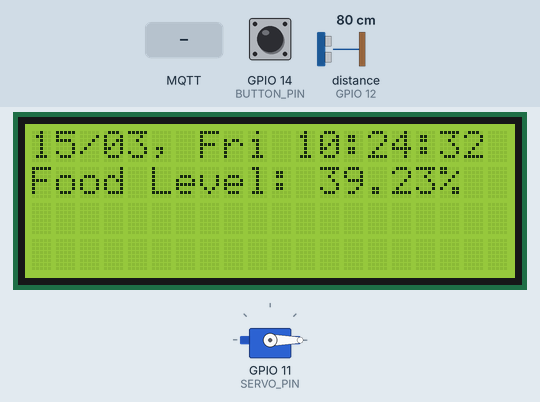
Recording of a sketch running on a simulated ESP32. Shown: 20×4 character LCD, servo. Wiring (inferred from the names in the program): ultrasonic range finder: trigger GPIO 13; echo GPIO 12. Inputs (shaded band) come from the test bench; at power-on: GPIO 14 (BUTTON_PIN) HIGH, distance to the obstacle (sensor on GPIO 12) 80 cm. The echo pulse lasts 58.3 µs per cm; WiFi joins after 1.5 s; servers stay silent unless stated; the local clock reads 2024-03-15 10:24:30 at power-on unless the sketch sets it; random numbers use the default seed unless the sketch sets one; no MQTT or app messages arrive unless stated; what the sketch prints to the serial monitor is not drawn.

Above: at 2.8 s.
2.9 s: GPIO 14 (BUTTON_PIN) pulled LOW for 0.15 s
At 5.6 s:
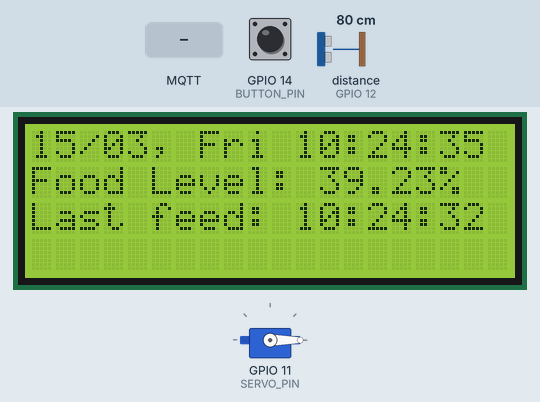
6.0 s: MQTT message "DropFood" arrives on the first subscribed topic
At 6.7 s:
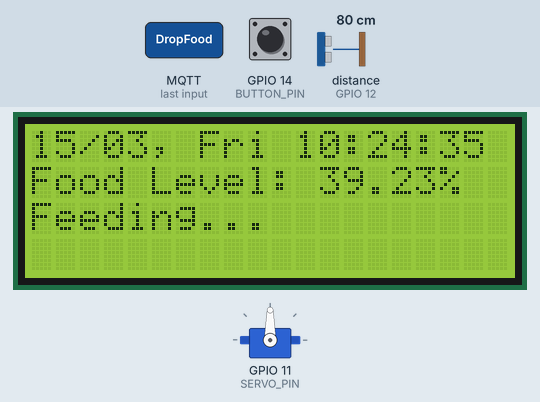
8.6 s: GPIO 14 (BUTTON_PIN) pulled LOW for 1 s
At 10.0 s:
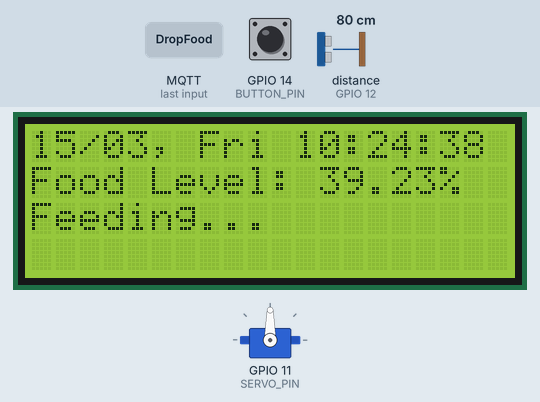
10.2 s: distance to the obstacle (sensor on GPIO 12) set to 2 cm
At 11.8 s:
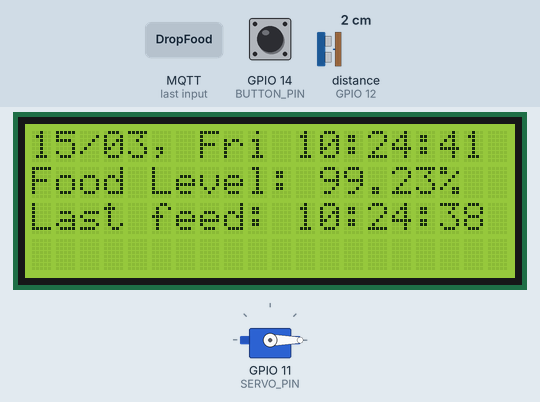
12.5 s: GPIO 14 (BUTTON_PIN) pulled LOW for 0.15 s
At 12.87 s:
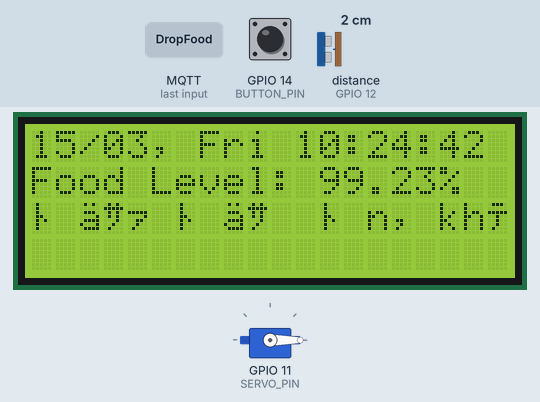
13.2 s: MQTT message "DropFood" arrives on the second subscribed topic
At 13.6 s:
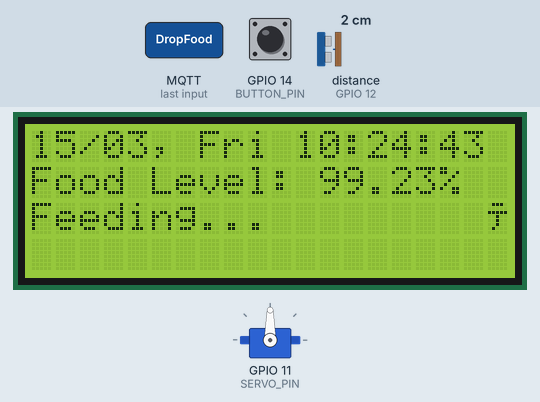
Timing chart, 0 to 16.2 s (numbered marks = the images above; inputs shaded):
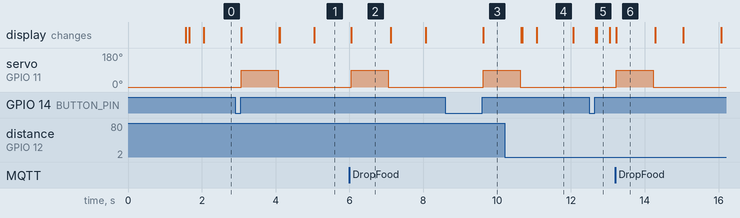

Measured:
- after the input at 2.9 s, servo on GPIO 11 (SERVO_PIN): 0° → 90° after 0.17 s, → 0° 1.0 s later
- after the input at 6.0 s, servo on GPIO 11 (SERVO_PIN): 0° → 90° after 0.05 s, → 0° 1.0 s later
- after the input at 8.6 s, servo on GPIO 11 (SERVO_PIN): 0° → 90° after 1.0 s
- after the input at 13.2 s, servo on GPIO 11 (SERVO_PIN): 0° → 90° at once, → 0° 1.0 s later
- what the display in image 2 shows lasts 1.0 s, from 6.1 s to 7.1 s

The sketch:

wokwi.ino
```cpp
#include <WiFi.h>
#include <PubSubClient.h>
#include <ArduinoJson.h>

const char* ssid = "Wokwi-GUEST";
const char* password = "";

//***Set server***
const char* mqttServer = "broker.hivemq.com";
int port = 1883;

WiFiClient wifiClient;
PubSubClient mqttClient(wifiClient);

#include <Wire.h>
#include <LiquidCrystal_I2C.h>
#include <RTClib.h>
#include <ESP32Servo.h>

// Define các PIN
#define TRIG_PIN 13
#define ECHO_PIN 12
#define BUTTON_PIN 14
#define SERVO_PIN 11
#define MAX_LOG_COUNT 100  // lưu tối đa 100 lần cho ăn gần nhất

struct FoodLog {
  String datetime;
  float level;
};

FoodLog foodLogs[MAX_LOG_COUNT];
int logCount = 0;
// Các biến cần thiết cho chức năng đo lượng thức ăn bằng cảm biến khoảng cách
unsigned long lastMeasureTime = 0;
int max_distance = 130;
int distance = 0;

// Mạch thời gian thực
RTC_DS1307 rtc;
char daysOfTheWeek[7][12] = {"Sun", "Mon", "Tue", "Wed", "Thu", "Fri", "Sat"};

// Màn hình LCD
LiquidCrystal_I2C lcd(0x27, 20, 4);

// Servo
Servo feederServo;

// Biến dùng để ghi nhận có đang có ăn không
bool feeding = false;
bool alreadyFed = false;

int readDistance() {
  digitalWrite(TRIG_PIN, LOW);
  delayMicroseconds(2);
  digitalWrite(TRIG_PIN, HIGH);
  delayMicroseconds(10);
  digitalWrite(TRIG_PIN, LOW);

  long duration = pulseIn(ECHO_PIN, HIGH);
  int distance = duration * 0.034 / 2;
  return distance;
}

float readFoodLevelPercent() {
  int d = readDistance();
  d = min(d, max_distance);
  float level = (1.0 - (float(d) / max_distance)) * 100;
  return level;
}

void feedCat(int hour, int minute, int second, int duration = 1) {
  lcd.setCursor(0, 2);
  lcd.print("Feeding...         ");
  feederServo.write(90);
  delay(duration * 1000);
  feederServo.write(0);
  lcd.setCursor(0, 2);
  lcd.printf("Last feed: %02d:%02d:%02d", hour, minute, second);
  char buffer[10];
  sprintf(buffer, "%02d:%02d:%02d", hour, minute, second);
  mqttClient.publish("/23127138/LastFeed", buffer);
}

// Define giờ cho ăn (Dành cho chức năng cho ăn tự động)
struct FeedTime {
  int hour;
  int minute;
  int duration;
};

#define MAX_FEED_COUNT 10
FeedTime FeedSchedule[MAX_FEED_COUNT];
int feedCount = 0;
int lastMinute = -1;

// Gửi danh sách lịch trình cho ăn tới web
void publishFeedSchedule() {
  String payload = "[";
  for (int i = 0; i < feedCount; i++) {
    payload += "{";
    payload += "\"hour\":" + String(FeedSchedule[i].hour) + ",";
    payload += "\"minute\":" + String(FeedSchedule[i].minute) + ",";
    payload += "\"duration\":" + String(FeedSchedule[i].duration);
    payload += "}";

    if (i < feedCount - 1) payload += ",";
  }
  payload += "]";

  mqttClient.publish("/23127138/ScheduleList", payload.c_str());
  Serial.println("Đã gửi FeedSchedule");
}

// Thêm lịch cho ăn vào danh sách
void addFeedTime(int hour, int minute, int duration) {
  if (feedCount >= MAX_FEED_COUNT) {
    Serial.println("Lịch đầy, không thể thêm.");
    return;
  }
  FeedSchedule[feedCount].hour = hour;
  FeedSchedule[feedCount].minute = minute;
  FeedSchedule[feedCount].duration = duration;
  feedCount++;
  Serial.printf("Đã thêm: %02d:%02d vào lịch trình\n", hour, minute);
  publishFeedSchedule();
}

// Xoá lịch cho ăn khỏi danh sách
void removeFeedTime(int hour, int minute) {
  bool found = false;
  for (int i = 0; i < feedCount; i++) {
    if (FeedSchedule[i].hour == hour && FeedSchedule[i].minute == minute) {
      found = true;
      // Dịch các phần tử phía sau lên
      for (int j = i; j < feedCount - 1; j++) {
        FeedSchedule[j] = FeedSchedule[j + 1];
      }
      feedCount--; // giảm số lượng lịch
      Serial.printf("Đã xoá lịch %02d:%02d\n", hour, minute);
      break;
    }
  }

  if (!found) {
    Serial.printf("Không tìm thấy lịch %02d:%02d để xoá\n", hour, minute);
  }

  publishFeedSchedule();
}

void wifiConnect() {
  WiFi.begin(ssid, password);
  while (WiFi.status() != WL_CONNECTED) {
    delay(500);
    Serial.print(".");
  }
  Serial.println(" Connected!");
}

void mqttConnect() {
  while(!mqttClient.connected()) {
    Serial.println("Attemping MQTT connection...");
    String clientId = "ESP32Client-" + String(random(0xffff), HEX);
    if(mqttClient.connect(clientId.c_str())) {
      Serial.println("connected");

      //***Subscribe all topic you need***
      mqttClient.subscribe("/23127138/DropFood");
      mqttClient.subscribe("/23127138/Schedule");
      mqttClient.subscribe("/23127138/ScheduleGet");

    }
    else {
      Serial.print(mqttClient.state());
      Serial.println("try again in 5 seconds");
      delay(5000);
    }
  }
}

void addFoodLog(float level) {
  DateTime now = rtc.now();

  String dt = "";
  dt += String(now.day()) + "/";
  dt += String(now.month()) + "/";
  dt += String(now.year()) + " ";
  dt += String(now.hour()) + ":";
  dt += String(now.minute());

  if (logCount >= MAX_LOG_COUNT) {
    // Dịch mảng sang trái để xoá phần tử cũ nhất
    for (int i = 0; i < MAX_LOG_COUNT - 1; i++) {
      foodLogs[i] = foodLogs[i + 1];
    }
    logCount = MAX_LOG_COUNT - 1;
  }

  foodLogs[logCount].datetime = dt;
  foodLogs[logCount].level = level;
  logCount++;
}

void sendFoodLevelToChartHistory() {
  StaticJsonDocument<2048> doc;  // Chỉnh dung lượng tùy số lượng log

  JsonArray arr = doc.to<JsonArray>();

  for (int i = 0; i < logCount; i++) {
    JsonObject obj = arr.createNestedObject();
    obj["payload"] = foodLogs[i].level;
    obj["topic"] = "FoodLevel";
    obj["datetime"] = foodLogs[i].datetime;  // đã là chuỗi "dd/mm/yyyy HH:MM"
  }

  char jsonBuffer[2048];
  serializeJson(doc, jsonBuffer);

  mqttClient.publish("/23127138/FoodLevelChart", jsonBuffer);
  Serial.print("Gửi log đồ ăn (mảng): ");
  Serial.println(jsonBuffer);
}


void sendFoodLevelToChart(float level) {
  DateTime now = rtc.now();

  // Tạo JSON object
  StaticJsonDocument<128> doc;
  doc["payload"] = level;
  doc["topic"] = "FoodLevel";

  // Định dạng datetime thành chuỗi "dd/mm/yyyy HH:MM"
  char datetime[20];
  snprintf(datetime, sizeof(datetime),
           "%02d/%02d/%04d %02d:%02d",
           now.day(), now.month(), now.year(),
           now.hour(), now.minute());
  doc["datetime"] = datetime;

  // Chuyển sang chuỗi JSON và publish
  char jsonBuffer[256];
  serializeJson(doc, jsonBuffer);

  mqttClient.publish("/23127138/FoodLevelChart", jsonBuffer);

  Serial.print("Đã gửi dữ liệu chart: ");
  Serial.println(jsonBuffer);
}


//MQTT Receiver
void callback(char* topic, byte* message, unsigned int length) {
  Serial.println(topic);
  String msg;
  for(int i=0; i<length; i++) {
    msg += (char)message[i];
  }
  Serial.println(msg);

  //***Code here to process the received package***
  DateTime now = rtc.now();
  if (msg == "DropFood") {
    feedCat(now.hour(), now.minute(), now.second());
  }

  // Lấy danh sách lịch trình được gửi từ web
  if (String(topic) == "/23127138/ScheduleGet") {
    StaticJsonDocument<512> doc;
    DeserializationError error = deserializeJson(doc, msg);

    if (error) {
      Serial.print("Lỗi parse JSON: ");
      Serial.println(error.c_str());
      return;
    }

    feedCount = 0;  // reset lịch cũ
    for (JsonObject t : doc.as<JsonArray>()) {
      int h = t["hour"];
      int m = t["minute"];
      int d = t["duration"];
      addFeedTime(h, m, d);
    }

    Serial.println("Đã nạp lại FeedSchedule từ server.");
  }

  // Thêm/Xoá lịch trình
  if (msg.startsWith("Add")) {
    int hour, minute, duration;
    sscanf(msg.c_str(), "Add %d %d %d", &hour, &minute, &duration);
    addFeedTime(hour, minute, duration);
  }
  else if (msg.startsWith("Remove")) {
    int hour, minute;
    sscanf(msg.c_str(), "Remove %d %d", &hour, &minute);
    removeFeedTime(hour, minute);
  }

}

void setup() {
  Serial.begin(115200);
  Wire.begin();
  Serial.print("Connecting to WiFi");

  wifiConnect();
  mqttClient.setServer(mqttServer, port);
  mqttClient.setCallback(callback);
  mqttClient.setKeepAlive( 90 );

  lcd.init();
  lcd.backlight();

  rtc.begin();
  if (!rtc.isrunning()) {
    rtc.adjust(DateTime(F(__DATE__), F(__TIME__))); // set time from compiler
  }

  pinMode(TRIG_PIN, OUTPUT);
  pinMode(ECHO_PIN, INPUT);
  pinMode(BUTTON_PIN, INPUT_PULLUP);

  feederServo.attach(SERVO_PIN);
  feederServo.write(0); // default position

  // addFeedTime(23, 12, 2);
  // addFeedTime(21, 13, 3);
  // addFeedTime(21, 14, 4);
  // addFeedTime(21, 15, 3);

  // publishFeedSchedule();
  mqttConnect();
  mqttClient.publish("/23127138/GetSchedule", "");
}

void loop() {
  if (WiFi.status() != WL_CONNECTED) {
    Serial.print("Reconnecting to WiFi");
    wifiConnect();
  }
  if(!mqttClient.connected()) {
    mqttConnect();
  }
  mqttClient.loop();

  DateTime now = rtc.now();

  // Hiển thị thời gian lên LCD
  lcd.setCursor(0, 0);
  lcd.printf("%02d/%02d, %s %02d:%02d:%02d",
              now.day(), now.month(), daysOfTheWeek[now.dayOfTheWeek()],
              now.hour(), now.minute(), now.second());

  // Hiển thị mức thức ăn
  if (millis() - lastMeasureTime >= 100) {
    distance = readDistance();
    distance = min(distance, max_distance);
    lastMeasureTime = millis();
  }
  float FoodLevel = (1.0 -  (float(distance) / max_distance)) * 100;
  char FoodLevelStr[10];
  dtostrf(FoodLevel, 4, 2, FoodLevelStr);
  mqttClient.publish("/23127138/FoodLevel", FoodLevelStr);
  lcd.setCursor(0, 1);
  lcd.print("Food Level: ");
  lcd.print(FoodLevel, 2);
  lcd.print("% ");


  // Kiểm tra nút nhấn cho ăn
  if (digitalRead(BUTTON_PIN) == LOW && !feeding) {
    while (digitalRead(BUTTON_PIN) == LOW);  // chờ nhả nút
    feeding = true;

    float level = readFoodLevelPercent();
    if (level < 90.0) {
      feedCat(now.hour(), now.minute(), now.second());
      addFoodLog(level);             // thêm vào mảng log
      sendFoodLevelToChartHistory(); // gửi toàn bộ mảng lên topic
    } else {
      lcd.setCursor(0, 2);
      lcd.print("Đủ đồ ăn, không cho");
      Serial.println("Không cho ăn - Đồ ăn > 90%");
    }
  }


  // Reset lại biến khi sang phút mới
  if (now.minute() != lastMinute) {
    alreadyFed = false;
    lastMinute = now.minute();
  }

  // Kiểm tra lịch cho ăn tự động
  for (int i = 0; i < feedCount; i++) {
    if (now.hour() == FeedSchedule[i].hour &&
        now.minute() == FeedSchedule[i].minute &&
        !alreadyFed) {

      float level = readFoodLevelPercent();
      if (level < 90.0) {
        feeding = true;
        feedCat(now.hour(), now.minute(), now.second(), FeedSchedule[i].duration);
        addFoodLog(level);             // thêm vào mảng log
        sendFoodLevelToChart(level);  // chỉ gửi khi có cho ăn
      } else {
        lcd.setCursor(0, 2);
        lcd.print("Đủ đồ ăn, không cho");
        Serial.println("Không cho ăn (tự động) - Đồ ăn > 90%");
      }

      alreadyFed = true;
    }
  }


  // delay(500);
  feeding = false;
}
```
